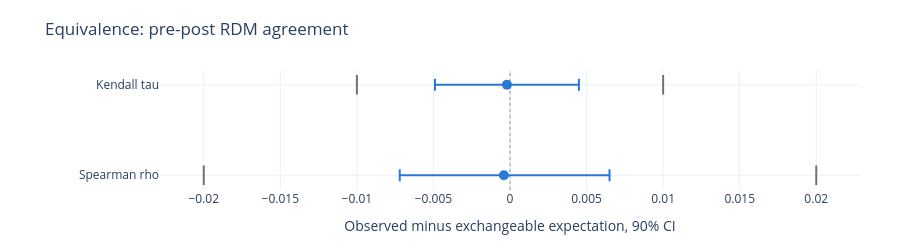

Here is the notebook cell this chart was saved with:
### Code cell
fig_equivalence_forest(
    {"Kendall tau": equivalence_agreement["kendall"], "Spearman rho": equivalence_agreement["spearman"]},
    x_title="Observed minus exchangeable expectation, 90% CI", title="Equivalence: pre-post RDM agreement",
).show()

### Figure 1 — Plotly figure (JSON) as saved in the notebook; plotly's stock layout.template omitted (floating-point values rounded to 4 significant figures)
{"data": [{"error_x": {"array": [0.0047], "arrayminus": [0.0047], "color": "#2a78d6", "symmetric": false, "thickness": 2, "type": "data", "width": 6}, "hovertemplate": "Kendall tau<br>effect=%{x:.3f}<br>CI [-0.005, 0.004]<extra></extra>", "marker": {"color": "#2a78d6", "size": 10}, "mode": "markers", "showlegend": false, "x": [-0.0002], "y": ["Kendall tau"], "type": "scatter"}, {"hoverinfo": "skip", "marker": {"color": "rgba(80,80,80,0.8)", "line": {"width": 2}, "size": 14, "symbol": "line-ns-open"}, "mode": "markers", "showlegend": false, "x": [-0.01, 0.01], "y": ["Kendall tau", "Kendall tau"], "type": "scatter"}, {"error_x": {"array": [0.0069], "arrayminus": [0.0068], "color": "#2a78d6", "symmetric": false, "thickness": 2, "type": "data", "width": 6}, "hovertemplate": "Spearman rho<br>effect=%{x:.3f}<br>CI [-0.007, 0.006]<extra></extra>", "marker": {"color": "#2a78d6", "size": 10}, "mode": "markers", "showlegend": false, "x": [-0.0004], "y": ["Spearman rho"], "type": "scatter"}, {"hoverinfo": "skip", "marker": {"color": "rgba(80,80,80,0.8)", "line": {"width": 2}, "size": 14, "symbol": "line-ns-open"}, "mode": "markers", "showlegend": false, "x": [-0.02, 0.02], "y": ["Spearman rho", "Spearman rho"], "type": "scatter"}], "layout": {"shapes": [{"line": {"color": "rgba(80,80,80,0.5)", "dash": "dot", "width": 1}, "type": "line", "x0": 0, "x1": 0, "xref": "x", "y0": 0, "y1": 1, "yref": "y domain"}], "yaxis": {"autorange": "reversed", "categoryorder": "array", "categoryarray": ["Kendall tau", "Spearman rho"]}, "xaxis": {"title": {"text": "Observed minus exchangeable expectation, 90% CI"}}, "margin": {"l": 160, "r": 40, "t": 70, "b": 60}, "title": {"text": "Equivalence: pre-post RDM agreement"}, "height": 250}}
